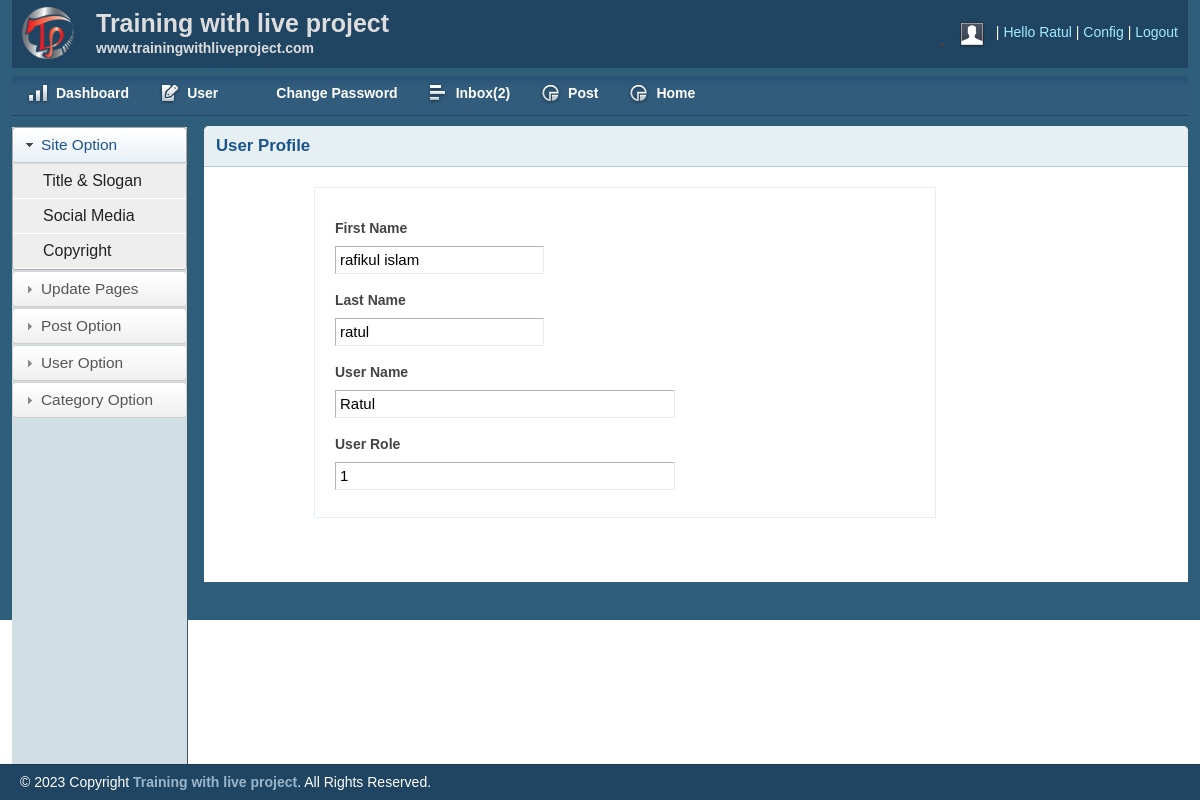
The app's page /admin/profile.php (signed in) with its own data.
### tables this page shows
CREATE TABLE IF NOT EXISTS `users` (
  `user_id` int(255) NOT NULL AUTO_INCREMENT,
  `first_name` varchar(255) NOT NULL,
  `last_name` varchar(255) NOT NULL,
  `username` varchar(255) NOT NULL,
  `password` varchar(255) NOT NULL,
  `role` int(11) NOT NULL,
  PRIMARY KEY (`user_id`)
);

### admin/profile.php (the view, shortened to what this page needs)
<?php  include "header.php";?>
<?php
include "config.php";
    $id=$_SESSION['user_id'];
    $query="SELECT * FROM users WHERE user_id={$id}";
    $result=mysqli_query($conn,$query) or die("Query failed.");
    $row = mysqli_fetch_assoc($result);
?>
        <div class="grid_10">
            <div class="box round first grid">
                <h2>User Profile</h2>
               <div class="block copyblock">
                <form action="<?php $_SERVER['PHP_SELF']?>" method="POST">
                    <table class="form">
                        <tr>
                            <td>
                                <label>First Name</label><br>
                                <input type="text" value="<?php if(!empty( $row['first_name'])) echo $row['first_name'];?>" required />
                            </td>
                        </tr>
                        <tr>
                            <td>
                                <label>Last Name</label><br>
                                <input type="text"   value="<?php if(!empty( $row['last_name'])) echo $row['last_name'];?>"  required />
                            </td>
                        </tr>
                        <tr>
                            <td>
                                <label>User Name</label><br>
                                <input type="text"  value="<?php if(!empty( $row['username'])) echo $row['username'];?>"    class="medium" required />
                            </td>
                        </tr>
                        <tr>
                            <td>
                                <label>User Role</label><br>
                                <input class="medium"  value="<?php if(!empty( $row['role'])) echo $row['role'];?>">
                            </td>
                        </tr>
                    </table>
                    </form>
                </div>
            </div>
        </div>
        <?php  include "footer.php";?>

### admin/css/layout.css (style rules this page uses)
body { background: #fff none repeat scroll 0 0; color: #444; font-size: 14px; padding: 0; }
h1, h2, h3, h4, h5, h6 { line-height:1.2em; margin-bottom:.3em; }
h2 { margin-top:1em; }
.box { background:#fff; margin-bottom:20px; padding:10px 10px 10px 10px; margin-left:-8px; }
.box.grid { padding-bottom:40px; }
.box.round { -moz-border-radius: 5px 5px 0px 0px; -webkit-border-radius: 5px 5px 0px 0px; border-radius: 5px 5px 0px 0px; }
.box h2 { font-size:1.2em; font-weight:bold; color:#1B548D; background:#E6F0F3; margin:-10px -10px 0 -10px; padding:10px 12px; border-bottom:1px solid #B3CBD6; -moz-border-radius: 5px 5px 0px 0px; -webkit-border-radius: 5px 5px 0px 0px; border-radius: 5px 5px 0px 0px; }
.box.first { min-height: 406px; }
.block { padding-top:20px; }
.copyblock { border: 1px solid #e6f0f3; line-height: 32px; margin-left: 100px; margin-top: 20px; padding-left: 20px; width: 600px; }
table.form { width:100%; }
table.form td { padding:4px 0px; }
table.form label { font-weight:bold; }
table.form input, table.form select { font-size: 15px; padding: 4px 4px 5px 4px; border-top: 1px solid #b3b3b3; border-left: 1px solid #b3b3b3; border-right: 1px solid #eaeaea; border-bottom: 1px solid #eaeaea; }
input.medium { width: 55%; }
.block { padding-bottom:1px; }

### records on screen
users: first_name "rafikul islam", last_name "ratul", username "Ratul", role "1"

### other values on screen
$_SESSION['username'] "Ratul"
$count "2"
